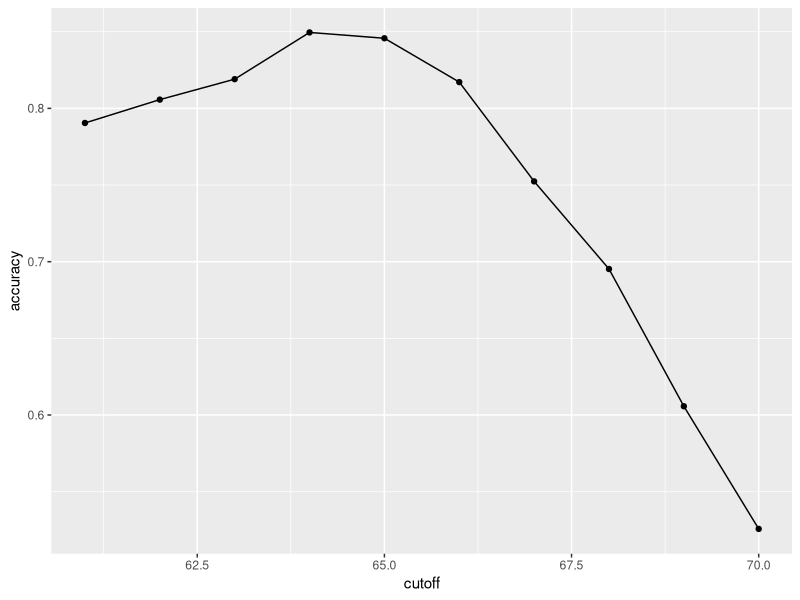
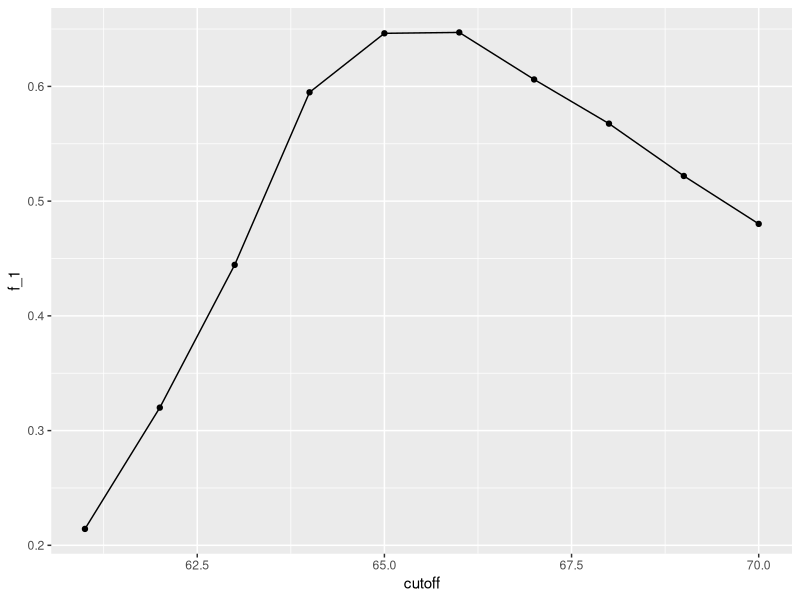
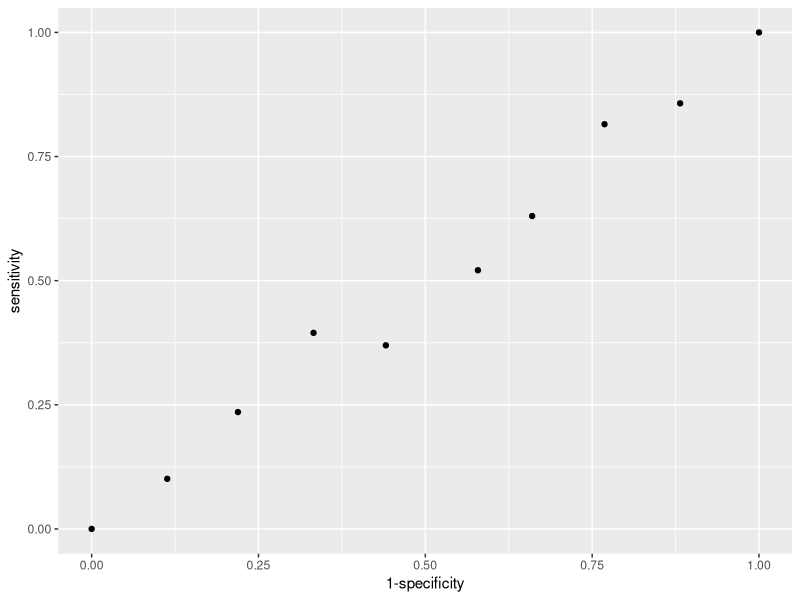
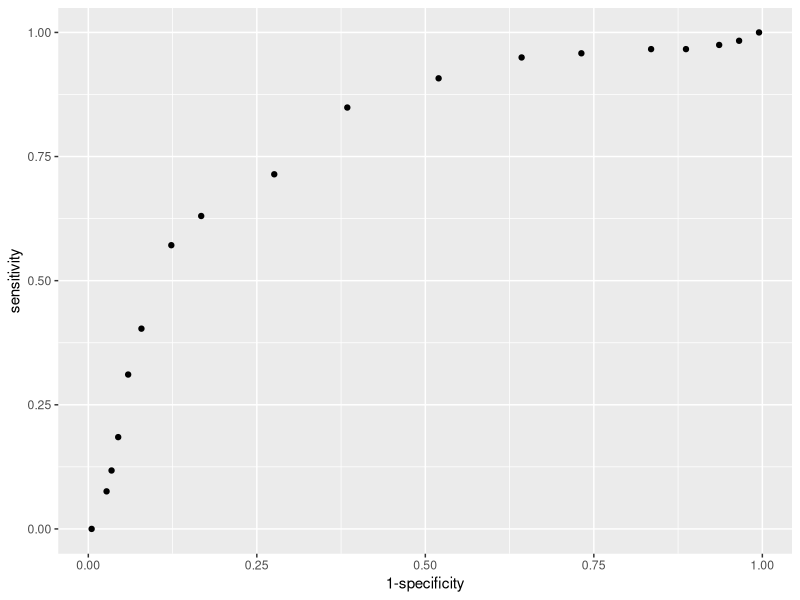
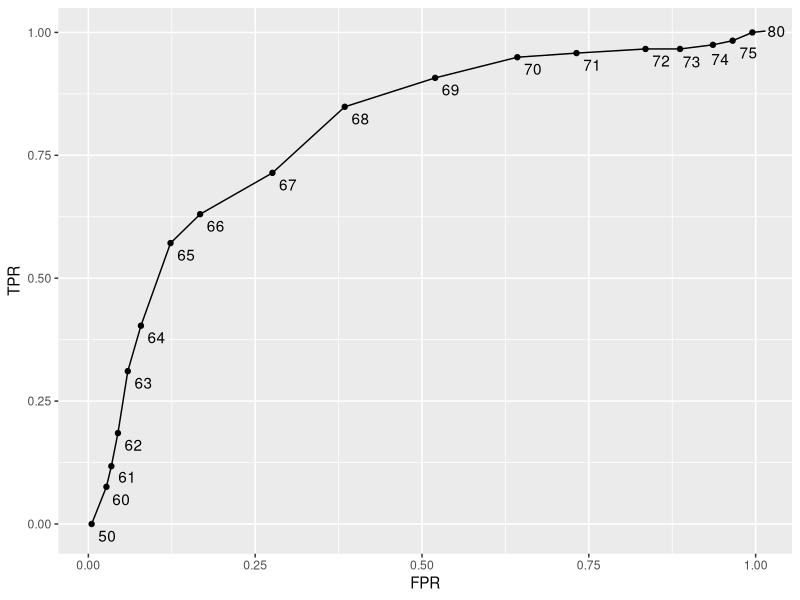
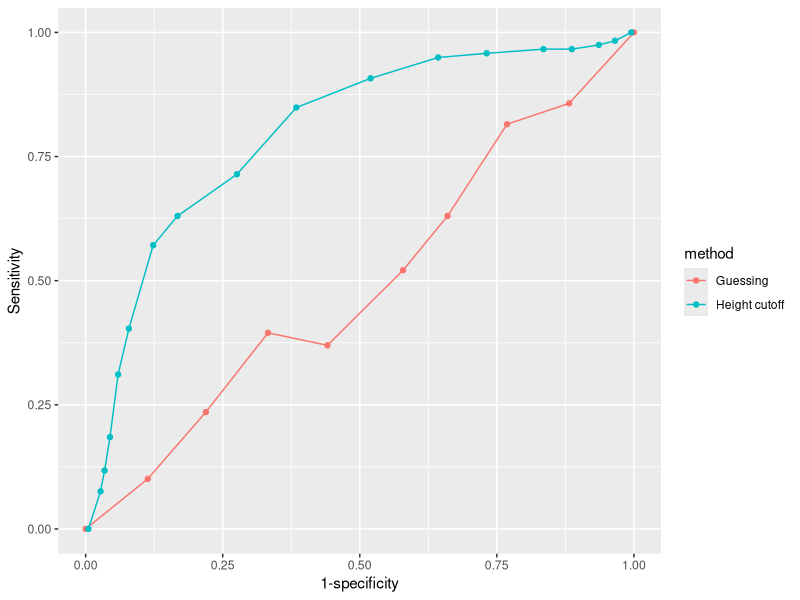
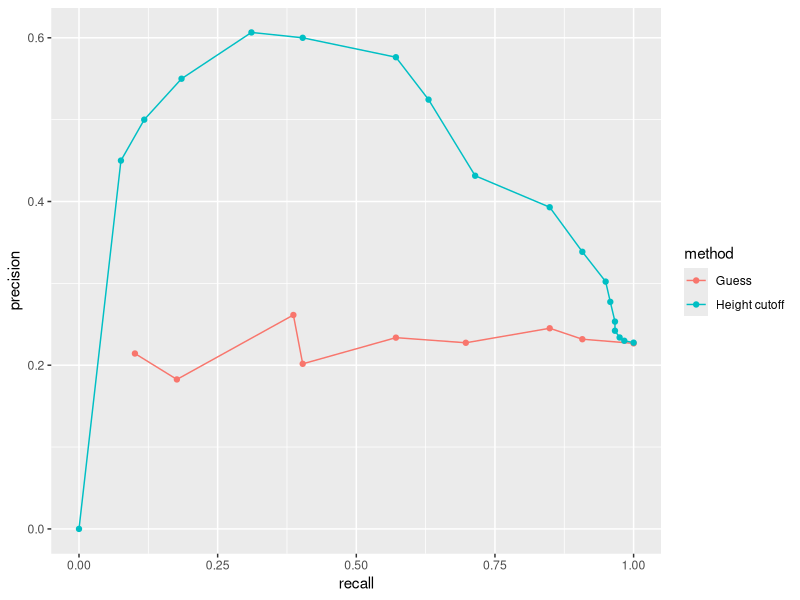
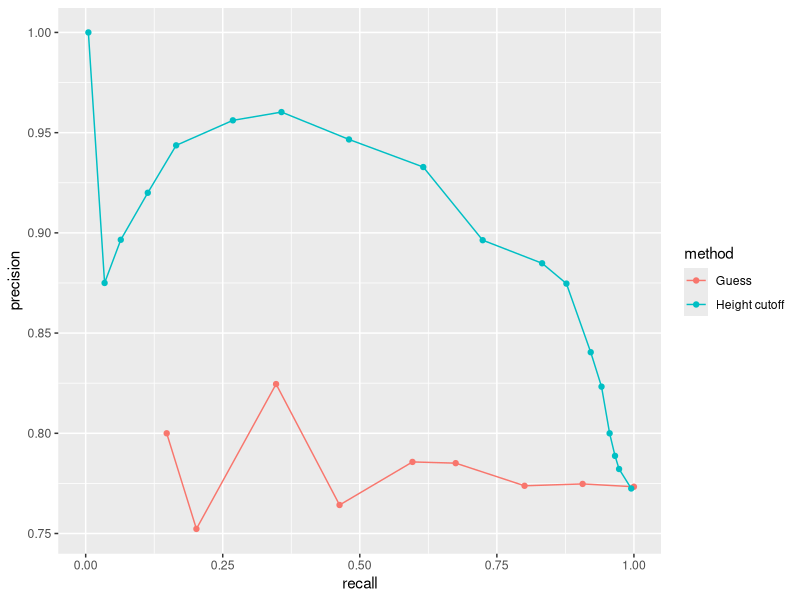

R code for these plots, in order:
library(tidyverse)
library(caret)
library(dslabs)
data(heights)

# define the outcome and predictors
y <- heights$sex
x <- heights$height

# generate training and test sets
set.seed(2007)
test_index <- createDataPartition(y, times = 1, p = 0.5, list = FALSE)
test_set <- heights[test_index, ]
train_set <- heights[-test_index, ]

# guess the outcome
y_hat <- sample(c("Male", "Female"), length(test_index), replace = TRUE) %>% 
  factor(levels = levels(test_set$sex))

# compute accuracy
mean(y_hat == test_set$sex)

# compare heights in males and females in our data set
heights %>% group_by(sex) %>% summarize(mean(height), sd(height))

# now try predicting "male" if the height is within 2 SD of the average male
y_hat <- ifelse(x > 62, "Male", "Female") %>% factor(levels = levels(test_set$sex))
mean(y == y_hat)

# examine the accuracy of 10 cutoffs
cutoff <- seq(61, 70)
accuracy <- map_dbl(cutoff, function(x){
  y_hat <- ifelse(train_set$height > x, "Male", "Female") %>% 
    factor(levels = levels(test_set$sex))
  mean(y_hat == train_set$sex)
})
data.frame(cutoff, accuracy) %>% 
  ggplot(aes(cutoff, accuracy)) + 
  geom_point() + 
  geom_line() 
max(accuracy)

best_cutoff <- cutoff[which.max(accuracy)]
best_cutoff

y_hat <- ifelse(test_set$height > best_cutoff, "Male", "Female") %>% 
  factor(levels = levels(test_set$sex))
y_hat <- factor(y_hat)
mean(y_hat == test_set$sex)

# tabulate each combination of prediction and actual value
table(predicted = y_hat, actual = test_set$sex)
test_set %>% 
  mutate(y_hat = y_hat) %>%
  group_by(sex) %>% 
  summarize(accuracy = mean(y_hat == sex))
prev <- mean(y == "Male")
prev

confusionMatrix(data = y_hat, reference = test_set$sex)

# get the metrics
cm <- confusionMatrix(data = y_hat, reference = test_set$sex)

# access specific metrics
cm$overall["Accuracy"]

cm$byClass[c("Sensitivity","Specificity", "Prevalence")]

#maxmimize F-score
cuttoff <- seq(61,70)
f_1 <- map_dbl(cutoff, function(x){
  y_hat <- ifelse(train_set$height > x, "Male", "Female") %>%
    factor(levels = levels(test_set$sex))
  F_meas(data = y_hat, reference = factor(train_set$sex))
})

#plot F_1 vs cutoffs
data.frame(cutoff, f_1) %>% 
  ggplot(aes(cutoff, f_1)) + 
  geom_point() + 
  geom_line() 
max(f_1)

best_cuffoff_2 <- cutoff[which.max(f_1)]
best_cuffoff_2

#check sensitivity and specificity
y_hat <- ifelse(test_set$height > best_cuffoff_2, "Male", "Female") %>%
  factor(levels = levels(test_set$sex))
sensitivity(data = y_hat, reference = test_set$sex)
specificity(data = y_hat, reference = test_set$sex)

#guess male with high probability gives higher accuracy due to bias in sample
p <- 0.9
n <- length(test_index)
y_hat <- sample(c("Male", "Female"), n, replace = TRUE, prob =c(p, 1-p)) %>% factor(levels = levels(test_set$sex))
mean(y_hat == test_set$sex)

#ROC curve graphing sensitivity and 1-specificity of two methods
#Guessing sex with varying probabilities
probs <-seq(0,1,length.out = 10)
guessing <- map_df(probs, function(p){
  y_hat <- sample(c("Male", "Female"), n, replace = TRUE, prob=c(p, 1-p)) %>% factor(levels = c("Female", "Male"))
  list(method = "Guessing", 
  FPR = 1 - specificity(y_hat, test_set$sex),
  TPR = sensitivity(y_hat, test_set$sex))
})
guessing %>% qplot(FPR, TPR, data=., xlab="1-specificity", ylab = "sensitivity")

#using height cutoff for determining sex
cutoffs <- c(50, seq(60, 75), 80)
height_cutoff <- map_df(cutoffs, function(x){
  y_hat <- ifelse(test_set$height > x, "Male", "Female") %>%
    factor(levels = c("Female", "Male"))
  list(method = "Height cutoff",
       FPR = 1 - specificity(y_hat, test_set$sex),
       TPR = sensitivity(y_hat, test_set$sex))
})
height_cutoff %>% qplot(FPR, TPR, data=., xlab="1-specificity", ylab = "sensitivity")
#OR (with labels)
library(ggrepel)
map_df(cutoffs, function(x){
  y_hat <- ifelse(test_set$height > x, "Male", "Female") %>% 
    factor(levels = c("Female", "Male"))
  list(method = "Height cutoff",
       cutoff = x, 
       FPR = 1-specificity(y_hat, test_set$sex),
       TPR = sensitivity(y_hat, test_set$sex))
}) %>%
  ggplot(aes(FPR, TPR, label = cutoff)) +
  geom_line() +
  geom_point() +
  geom_text_repel(nudge_x = 0.01, nudge_y = -0.01)

#plot both curves together
bind_rows(guessing, height_cutoff) %>%
  ggplot(aes(FPR, TPR, color = method)) +
  geom_line() +
  geom_point() +
  xlab("1-specificity") +
  ylab("Sensitivity")

# plot precision against recall
guessing <- map_df(probs, function(p){
  y_hat <- sample(c("Male", "Female"), length(test_index), 
                  replace = TRUE, prob=c(p, 1-p)) %>% 
    factor(levels = c("Female", "Male"))
  list(method = "Guess",
       recall = sensitivity(y_hat, test_set$sex),
       precision = precision(y_hat, test_set$sex))
})

height_cutoff <- map_df(cutoffs, function(x){
  y_hat <- ifelse(test_set$height > x, "Male", "Female") %>% 
    factor(levels = c("Female", "Male"))
  list(method = "Height cutoff",
       recall = sensitivity(y_hat, test_set$sex),
       precision = precision(y_hat, test_set$sex))
})

bind_rows(guessing, height_cutoff) %>%
  ggplot(aes(recall, precision, color = method)) +
  geom_line() +
  geom_point()
guessing <- map_df(probs, function(p){
  y_hat <- sample(c("Male", "Female"), length(test_index), replace = TRUE, 
                  prob=c(p, 1-p)) %>% 
    factor(levels = c("Male", "Female"))
  list(method = "Guess",
       recall = sensitivity(y_hat, relevel(test_set$sex, "Male", "Female")),
       precision = precision(y_hat, relevel(test_set$sex, "Male", "Female")))
})

#define males as positive (increased prevalence)
height_cutoff <- map_df(cutoffs, function(x){
  y_hat <- ifelse(test_set$height > x, "Male", "Female") %>% 
    factor(levels = c("Male", "Female"))
  list(method = "Height cutoff",
       recall = sensitivity(y_hat, relevel(test_set$sex, "Male", "Female")),
       precision = precision(y_hat, relevel(test_set$sex, "Male", "Female")))
})
bind_rows(guessing, height_cutoff) %>%
  ggplot(aes(recall, precision, color = method)) +
  geom_line() +
  geom_point()
